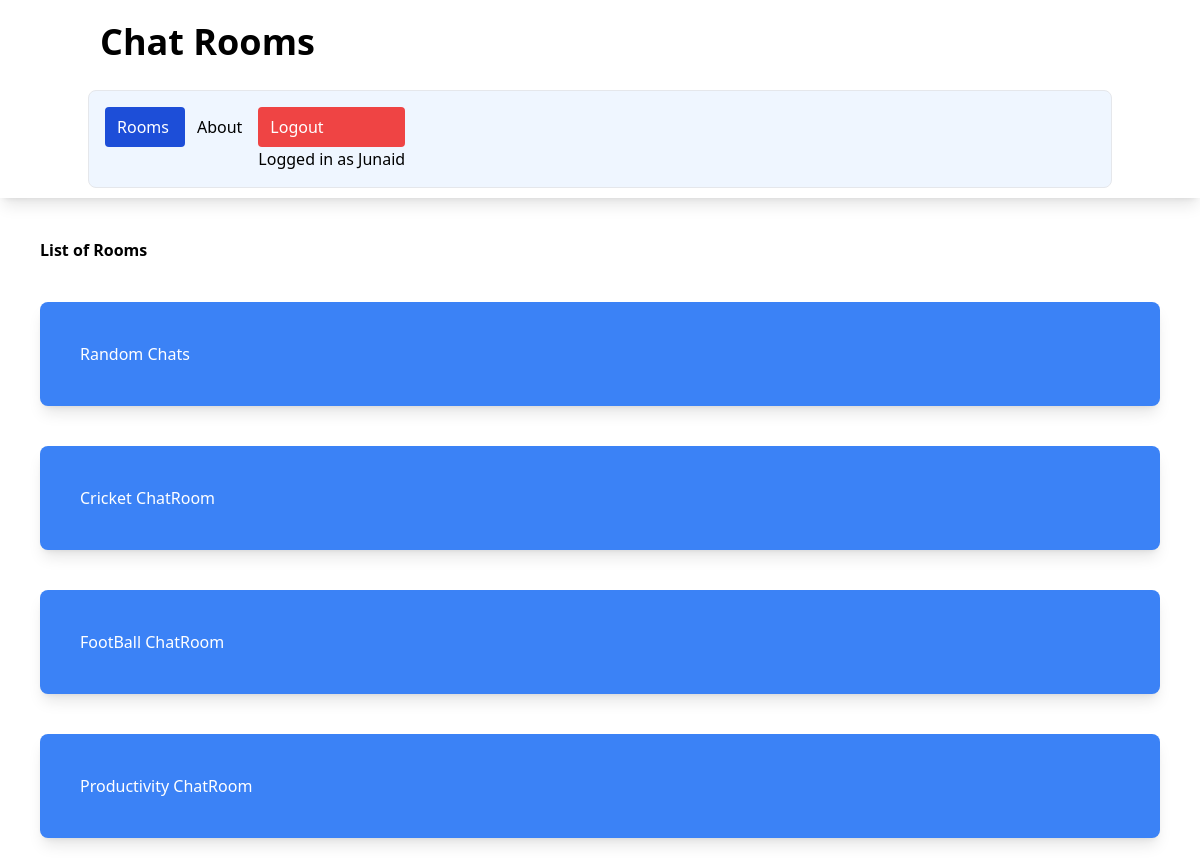
The app's page /rooms/ (signed in) with its own data.
### chatapp/models.py (models this page shows)
class ChatRoom(models.Model):
    name=models.CharField(max_length=100)
    slug = models.SlugField( unique=True)

### chatapp/views.py (the view)
# urls.py: path('',views.index,name='index'),
@login_required
def index(request):
    chatrooms = ChatRoom.objects.all()
    return render(request,'chatapp/index.html',{'chatrooms':chatrooms})

### chatapp/templates/chatapp/index.html
{% extends 'chatapp/base.html' %}
{% block body %}
<h1 class="font-bold m-10">List of Rooms</h1>
{% for chatroom in chatrooms %}
<div class="shadow-lg p-10 m-10 bg-blue-500 text-white rounded-lg">
    <a href="{% url 'chatroom' chatroom.slug %}">{{ chatroom.name }}</a> </br>
</div>
{% endfor %}
{% endblock %}

### chatapp/templates/chatapp/base.html (shortened to what this page needs)
<!DOCTYPE html>
<html lang="en">
<head>
    <script src="https://cdn.tailwindcss.com"></script>
</head>
<body>
    <nav class="shadow-lg px-3 py-2.5">
        <div class="container flex flex-wrap justify-between mx-auto">
            <a class="flex items-center" >
                <span class="self-center text-4xl font-semibold">Chat Rooms</span>
            </a>
            <div class="w-full block w-auto">
                <ul class="flex flex-row p-4 mt-4 border rounded-lg border-grau-100 bg-blue-50">
                    <li>
                        <a class="block py-2 pl-3 pr-4 rounded bg-blue-700 text-white" href="/rooms">Rooms</a>
                    </li>
                    <li>
                        <a class="block py-2 pl-3 pr-4 rounded " target="_blank" href="https://github.com/June-24/DjangoChat">About</a>
                    </li>
                    <li>
                        {% if user.is_authenticated %}
                        <a class="block py-2 pl-3 pr-4 rounded bg-red-500 text-white" href="{% url 'logout' %}">Logout</a>
                        <h1>Logged in as <a  href="{% url 'profile' %}">{{ user.username }}</a></h1>
                        {% else %}
                        <a class="block py-2 pl-3 pr-4 rounded bg-green-700 text-white" href="{% url 'login' %}">Login</a>
                        {% endif %}
                    </li>
                </ul>
            </div>
        </div>
    </nav>
    {% block body %}
    {% endblock %}
</body>
</html>

### records on screen
ChatRoom: name "Random Chats"
ChatRoom: name "Cricket ChatRoom"
ChatRoom: name "FootBall ChatRoom"
ChatRoom: name "Productivity ChatRoom"

### other values on screen
{{ user.username }} "Junaid"
